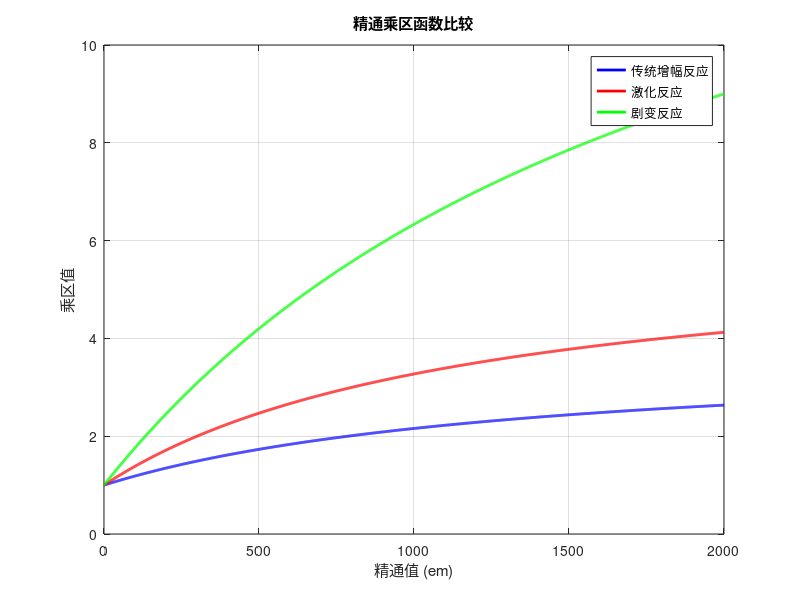

This figure's MATLAB source:
% 定义精通值范围
em = 0:1:2000; % 精通值从 0 到 2000

% 传统增幅反应精通乘区
traditional = 1 + (2.78 * em) ./ (em + 1400);

% 激化反应精通乘区
catalyze = 1 + (5 * em) ./ (em + 1200);

% 剧变反应精通乘区
transformation = 1 + (16 * em) ./ (em + 2000);

% 绘制图形
figure;
plot(em, traditional, 'b', 'LineWidth', 2);
hold on;
plot(em, catalyze, 'r', 'LineWidth', 2);
plot(em, transformation, 'g', 'LineWidth', 2);
hold off;

% 添加标题和标签
title('精通乘区函数比较');
xlabel('精通值 (em)');
ylabel('乘区值');
legend('传统增幅反应', '激化反应', '剧变反应');
grid on;